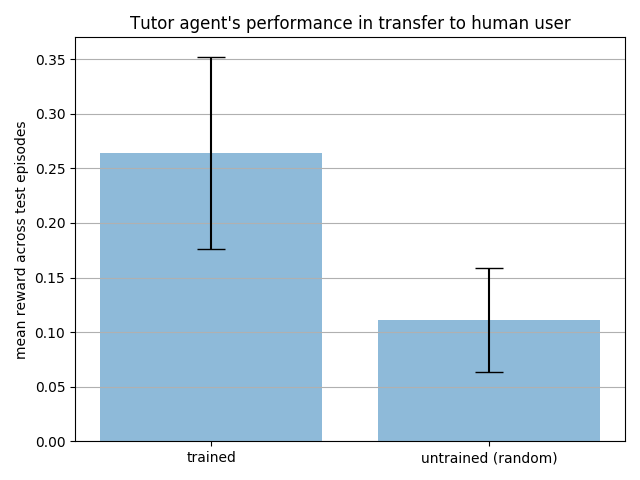

Source code (Python):
import numpy as np
import matplotlib.pyplot as plt
from scipy.stats import sem
from scipy import stats

trained = [0.20685418, 0.119404815, 0.17970228558406234, 0.20277326, 0.6116525]
untrained = [0.22596654, 0.0050965585, 0.009741321, 0.1028433, 0.21243343]

# Build the plot
fig, ax = plt.subplots()
ax.bar(np.arange(2), [np.mean(trained), np.mean(untrained)], yerr=[sem(trained), sem(untrained)], align='center', alpha=0.5, ecolor='black', capsize=10)
ax.set_ylabel('mean reward across test episodes')
ax.set_xticks(np.arange(2))
ax.set_xticklabels(['trained', 'untrained (random)'])
ax.set_title('Tutor agent\'s performance in transfer to human user')
ax.yaxis.grid(True)

print(stats.ttest_ind(trained, untrained, alternative='greater'))

# Save the figure and show
plt.tight_layout()
# plt.savefig('bar_plot_with_error_bars.png')
plt.show()
